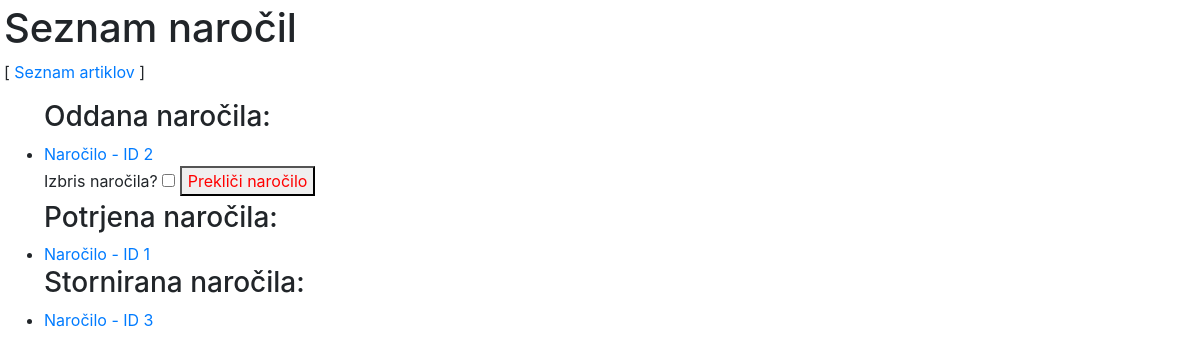
Screenshot of /orders (signed in) with the database file from the repository.
### tables this page shows
CREATE TABLE `bill` (
  `id` int(11) NOT NULL AUTO_INCREMENT,
  `id_user` int(11) NOT NULL,
  `id_seller` int(11) NOT NULL,   
  `status` smallint NOT NULL,
  PRIMARY KEY (`id`),
  CONSTRAINT `FK_order_user` FOREIGN KEY(`id_user`) REFERENCES `user`(`id`),
  CONSTRAINT `FK_order_seller` FOREIGN KEY(`id_seller`) REFERENCES `user`(`id`)
);

### ViewHelper.php (called while the page is built, shortened)
<?php
class ViewHelper {
    public static function render($file, $variables = array()) {
        extract($variables);
        include($file);
        return ob_get_clean();
    }
}

### model/DB.php (called while the page is built, shortened)
<?php
class DBInit {
    private static $host = "localhost";
    private static $user = "root";
    private static $password = "ep";
    private static $schema = "articlestore";
    private static $instance = null;
    public static function getInstance() {
        if (!self::$instance) {
            $config = "mysql:host=" . self::$host
                    . ";dbname=" . self::$schema;
            $options = array(
                PDO::ATTR_ERRMODE => PDO::ERRMODE_EXCEPTION,
                PDO::ATTR_DEFAULT_FETCH_MODE => PDO::FETCH_ASSOC,
                PDO::ATTR_PERSISTENT => true,
                PDO::MYSQL_ATTR_INIT_COMMAND => 'SET NAMES utf8'
            );
            self::$instance = new PDO($config, self::$user, self::$password, $options);
        }
        return self::$instance;
    }
}

### model/AbstractDB.php (called while the page is built, shortened)
<?php
require_once 'model/DB.php';
abstract class AbstractDB {
    protected static $dbh = null;
    public static function getConnection() {
        if (is_null(self::$dbh)) {
            self::$dbh = DBInit::getInstance();
        }
        return self::$dbh;
    }
    public static function query($sql, array $params = []) {
        $stmt = self::getConnection()->prepare($sql);
        $params_filtered = self::filterParams($sql, $params);
        $stmt->execute($params_filtered);
        return $stmt->fetchAll();
    }
    protected static function filterParams($sql, array $params) {
        $sql_split = preg_split("/[\(\) ,]/", $sql);
        $sql_params = array_values(preg_grep('/^:/', $sql_split));
        $result = array();
        return $result;
    }
    protected static function alterKeys(array $params) {
        $result = array();
        return $result;
    }
}

### model/OrderDB.php (called while the page is built, shortened)
<?php
class OrderDB extends AbstractDB {
    public static function getAll() {
        return parent::query("SELECT id, id_user, id_seller, status"
                        . " FROM bill"
                        . " ORDER BY id ASC");
    }
}

### view/order-list.php (the view, shortened to what this page needs)
<!DOCTYPE html>
<link rel ="stylesheet" type="text/css" href="<?= CSS_URL . "bootstrap.min.css" ?>">
<link rel="stylesheet" type="text/css" href="<?= CSS_URL . "style.css" ?>">
<?php if(isset($_SESSION["loggedin"]) && $_SESSION["type"] == 0) { ?>
<?php } else if(isset($_SESSION["loggedin"]) && $_SESSION["type"] == 1) { ?>
    <h1>Seznam naročil</h1>
<?php } else if(isset($_SESSION["loggedin"]) && $_SESSION["type"] == 2) { ?>
    <title>Moja naročila</title>
    <h1>Moja naročila</h1>
<?php } ?>
<p>[
<?php if(isset($_SESSION["loggedin"]) && $_SESSION["type"] != 0) { ?>
    <a href="<?= BASE_URL . "articles" ?>">Seznam artiklov</a>
<?php } ?>
]</p>
<ul>
    <?php if(isset($_SESSION["loggedin"])) {
        if ($_SESSION["type"] == 0) { ?>
    <?php } else if ($_SESSION["type"] == 1) { ?>
        <h3>Oddana naročila:</h3>
    <?php foreach ($orders as $order):
            if ($order["status"] == 1) { ?>
                <li><a href="<?= BASE_URL . "orders/" . $order["id"] ?>">
                    Naročilo - ID <?= $order["id"] ?>
                </a>
                <form action="<?= BASE_URL . "orders/delete/" . $order["id"] ?>" method="post">
                    <label>Izbris naročila? <input type="checkbox" name="delete_confirmation" required /></label>
                    <button type="submit" class="important"> Prekliči naročilo</button>
                </form>
                </li>
            <?php } endforeach; ?>
        <h3>Potrjena naročila:</h3>
            <?php foreach ($orders as $order):
            if ($order["status"] == 0) { ?>
                <li><a href="<?= BASE_URL . "orders/" . $order["id"] ?>">
                    Naročilo - ID <?= $order["id"] ?>
                </a></li>
            <?php } endforeach; ?>
        <h3>Stornirana naročila:</h3>
            <?php foreach ($orders as $order):
            if ($order["status"] == 2) { ?>
                <li><a href="<?= BASE_URL . "orders/" . $order["id"] ?>">
                    Naročilo - ID <?= $order["id"] ?>
                </a></li>
            <?php } endforeach; ?>
        <?php } else if ($_SESSION["type"] == 2) {
            foreach ($orders as $order):
                if ($order["id_user"] == $_SESSION["id"]) { ?>
                    <li><a href="<?= BASE_URL . "orders/" . $order["id"] ?>">
                    Naročilo - ID <?= $order["id"] ?> </a>| Status naročila:
                    <?php if ($order["status"] == 0) { ?> POTRJENO
                    <?php } else if ($order["status"] == 1) { ?> ODDANO
                    <?php } else if ($order["status"] == 2) { ?> STORNIRANO
                    <?php } ?>
                        </li>
            <?php } endforeach; ?>
        <?php } ?>
    <?php } ?>
</ul>

### index.php (shortened to what this page needs)
<?php
    require_once("controller/OrderArticlesController.php");
    $path = isset($_SERVER["PATH_INFO"]) ? trim($_SERVER["PATH_INFO"], "/") : "";
    $urls = [
        "/^orders\/edit\/(\d+)$/" => function ($method, $id) {
            if ($method == "POST") {
                OrdersController::edit($id);
            } else {
                OrdersController::editForm($id);
            }
        },
        "/^orders\/delete\/(\d+)$/" => function ($method, $id) {
            OrdersController::delete($id);
        },
        "/^orders\/submit$/" => function ($method) {
            OrdersController::orderSubmit();
        },
        "/^orders\/confirmation$/" => function ($method) {
            OrdersController::orderConfirmation();
        },
        "/^orders$/" => function ($method) {
            OrdersController::index();
        },
        "/^orders\/(\d+)$/" => function ($method, $id) {
            OrdersController::get($id);
        },
        "/^profile\/(\d+)$/" => function ($method, $id) {
            if ($method == "POST") {
                UsersController::editProfile($id);
            } else {
                UsersController::editProfileForm($id);
            }
        },
        "/^logout$/" => function ($method) {
            CtrlLogout::logout();
        },
        "/^login$/" => function ($method) {
            CtrlLogin::index();
        },
        "/^registration$/" => function ($method) {
            CtrlRegistration::indexReg();
        },
        "/^users$/" => function ($method) {
            UsersController::index();
        },
        "/^users\/(\d+)$/" => function ($method, $id) {
            UsersController::get($id);
        },
        "/^users\/add$/" => function ($method) {
            if ($method == "POST") {
                UsersController::add();
            } else {
                UsersController::addForm();
            }
        },
        "/^users\/edit\/(\d+)$/" => function ($method, $id) {
            if ($method == "POST") {
                UsersController::edit($id);
            } else {
                UsersController::editForm($id);
            }
        },
        "/^users\/delete\/(\d+)$/" => function ($method, $id) {
            if ($method == "POST") {
                UsersController::delete($id);
            }
        },
        "/^articles$/" => function ($method) {
            ArticlesController::index();
        },
        "/^articles\/(\d+)$/" => function ($method, $id) {
            ArticlesController::get($id);
        },
        "/^articles\/add$/" => function ($method) {
            if ($method == "POST") {
                ArticlesController::add();
            } else {
                ArticlesController::addForm();
            }
        },
        "/^articles\/edit\/(\d+)$/" => function ($method, $id) {
            if ($method == "POST") {
                ArticlesController::edit($id);
            } else {
                ArticlesController::editForm($id);
            }
        },
        "/^articles\/delete\/(\d+)$/" => function ($method, $id) {
            if ($method == "POST") {
                ArticlesController::delete($id);
            }
        },
        "/^articles\/(\d+)\/(foo|bar|baz)\/(\d+)$/" => function ($method, $id, $val, $num) {
            echo "$id, $val, $num";
        },
        "/^$/" => function () {
            ViewHelper::redirect(BASE_URL . "articles");
        },
        "/^api\/articles\/(\d+)$/" => function ($method, $id) {
            switch ($method) {
                case "DELETE":
                    ArticlesRESTController::delete($id);
                    break;
                case "PUT":
                    ArticlesRESTController::edit($id);
                    break;
                default:
                    ArticlesRESTController::get($id);
                    break;
            }
        },
        "/^api\/articles$/" => function ($method) {
            switch ($method) {
                case "POST":
                    ArticlesRESTController::add();
                    break;
                default:
                    ArticlesRESTController::index();
                    break;
            }
        },
    ];
    foreach ($urls as $pattern => $controller) {
        if (preg_match($pattern, $path, $params)) {
            try {
                $params[0] = $_SERVER["REQUEST_METHOD"];
                $controller(...$params);
            } catch (InvalidArgumentException $e) {
                ViewHelper::error404();
            } catch (Exception $e) {
                ViewHelper::displayError($e, true);
            }
            exit();
        }
    }
?>

### static/css/style.css (style rules this page uses)
.important { color: red; }

### rows the page displays
bill: id "2"
bill: id "1"
bill: id "3"
